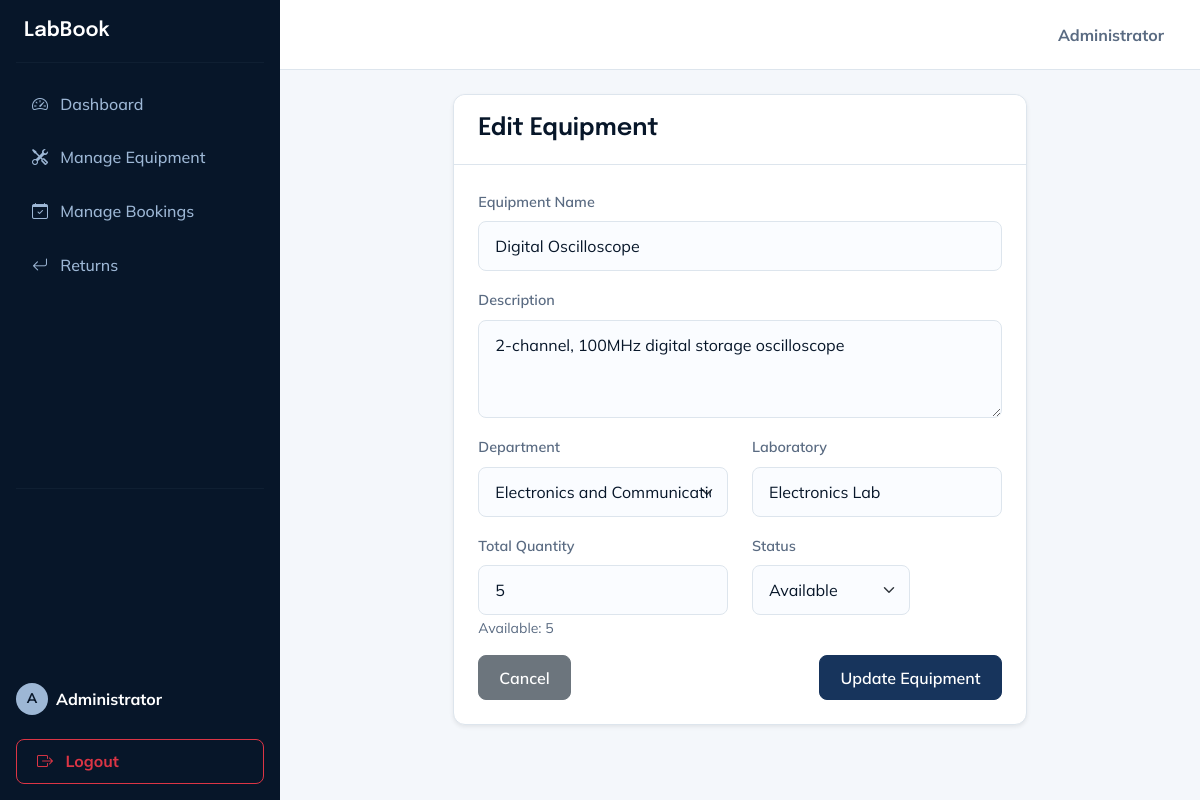
The app's page /admin/equipment/edit/1 (signed in) with its own data.
### tables this page shows
CREATE TABLE equipment (
            id INTEGER PRIMARY KEY AUTOINCREMENT,
            name TEXT NOT NULL,
            description TEXT,
            lab_name TEXT NOT NULL,
            quantity INTEGER NOT NULL,
            available_quantity INTEGER NOT NULL,
            status TEXT NOT NULL DEFAULT 'Available'
        , department TEXT DEFAULT 'Information Technology');

### app.py (the view, shortened to what this page needs)
@app.route('/admin/equipment/edit/<int:id>', methods=['GET', 'POST'])
@admin_required
def edit_equipment(id):
    conn = get_db_connection()
    equipment = conn.execute('SELECT * FROM equipment WHERE id = ?', (id,)).fetchone()
    if not equipment:
        conn.close()
        flash('Equipment not found.', 'danger')
        return redirect(url_for('admin_equipment'))
    conn.close()
    return render_template('admin/edit_equipment.html', equipment=equipment)

### app.py (called while the page is built)
def admin_required(f):
    @wraps(f)
    def decorated_function(*args, **kwargs):
        if 'user_id' not in session or session.get('role') != 'admin':
            flash('Admin access required.', 'danger')
            return redirect(url_for('login'))
        return f(*args, **kwargs)
    return decorated_function

### database.py (called while the page is built)
def get_db_connection():
    conn = sqlite3.connect(DATABASE)
    conn.row_factory = sqlite3.Row
    return conn

### templates/admin/edit_equipment.html (shortened to what this page needs)
{% extends 'base.html' %}
{% block content %}
<div class="row justify-content-center">
    <div class="col-md-8">
        <div class="card shadow-sm">
            <div class="card-header bg-primary text-white">
                <h4 class="mb-0">Edit Equipment</h4>
            </div>
            <div class="card-body p-4">
                <form action="{{ url_for('edit_equipment', id=equipment.id) }}" method="POST">
                    <div class="mb-3">
                        <label for="name" class="form-label">Equipment Name</label>
                        <input type="text" class="form-control" id="name" name="name" value="{{ equipment.name }}" required>
                    </div>
                    <div class="mb-3">
                        <label for="description" class="form-label">Description</label>
                        <textarea class="form-control" id="description" name="description" rows="3">{{ equipment.description }}</textarea>
                    </div>
                    <div class="row mb-3">
                        <div class="col-md-6">
                            <label for="department" class="form-label">Department</label>
                            <select class="form-select" id="department" name="department" required>
                                <option value="Electronics and Communication Engineering" {% if equipment.department == 'Electronics and Communication Engineering' %}selected{% endif %}>Electronics and Communication Engineering</option>
                            </select>
                        </div>
                        <div class="col-md-6">
                            <label for="lab_name" class="form-label">Laboratory</label>
                            <input type="text" class="form-control" id="lab_name" name="lab_name" value="{{ equipment.lab_name }}" required>
                        </div>
                    </div>
                    <div class="row mb-3">
                        <div class="col-md-6">
                            <label for="quantity" class="form-label">Total Quantity</label>
                            <input type="number" class="form-control" id="quantity" name="quantity" min="1" value="{{ equipment.quantity }}" required>
                            <small class="text-muted">Available: {{ equipment.available_quantity }}</small>
                        </div>
                        <div class="col-md-4">
                            <label for="status" class="form-label">Status</label>
                            <select class="form-select" id="status" name="status">
                                <option value="Available" {% if equipment.status == 'Available' %}selected{% endif %}>Available</option>
                            </select>
                        </div>
                    </div>
                    <div class="d-flex justify-content-between">
                        <a href="{{ url_for('admin_equipment') }}" class="btn btn-secondary">Cancel</a>
                        <button type="submit" class="btn btn-primary">Update Equipment</button>
                    </div>
                </form>
            </div>
        </div>
    </div>
</div>
{% endblock %}

### static/css/style.css (style rules this page uses)
:root { --frost-navy: #071629; --deep-winter-blue: #17345C; --icy-steel: #9DB7D5; --frost-mist: #EAF4FF; --snow-white: #FFFFFF; --text-primary: #071629; --text-secondary: #5a6b82; --page-background: #F4F7FB; --border-color: #DDE5ED; --shadow-sm: 0 2px 8px rgba(7, 22, 41, 0.04); --shadow-md: 0 6px 20px rgba(7, 22, 41, 0.08); --shadow-lg: 0 12px 30px rgba(7, 22, 41, 0.12); --radius-sm: 8px; --radius-md: 12px; --radius-lg: 16px; --radius-xl: 24px; }
body { font-family: 'Mulish', sans-serif; background-color: var(--page-background); color: var(--text-primary); margin: 0; overflow-x: hidden; }
h1, h2, h3, h4, h5, h6, .navbar-brand, .branding-text { font-family: 'Epilogue', sans-serif; color: var(--text-primary); font-weight: 600; }
.text-muted, .text-secondary { color: var(--text-secondary) !important; }
.card { background-color: var(--snow-white); border: 1px solid var(--border-color); border-radius: var(--radius-md); box-shadow: var(--shadow-sm); transition: transform 0.2s ease, box-shadow 0.2s ease; margin-bottom: 1.5rem; }
.card-header { background-color: var(--snow-white) !important; border-bottom: 1px solid var(--border-color); color: var(--text-primary) !important; border-top-left-radius: var(--radius-md) !important; border-top-right-radius: var(--radius-md) !important; font-weight: 700; padding: 1.25rem 1.5rem; }
.btn { border-radius: var(--radius-sm); font-weight: 600; padding: 0.6rem 1.25rem; transition: all 0.2s ease-in-out; }
.btn-primary, .btn-success, .btn-info, .btn-dark { background-color: var(--deep-winter-blue) !important; border-color: var(--deep-winter-blue) !important; color: var(--snow-white) !important; }
.form-control, .form-select { border: 1px solid var(--border-color); border-radius: var(--radius-sm); padding: 0.75rem 1rem; background-color: #FAFCFF; color: var(--text-primary); transition: all 0.2s ease; }
.form-label { font-weight: 600; color: var(--text-secondary); margin-bottom: 0.5rem; font-size: 0.9rem; }

### records on screen
equipment: name "Digital Oscilloscope", description "2-channel, 100MHz digital storage oscilloscope", department "Electronics and Communication Engineering", lab_name "Electronics Lab", quantity "5", available_quantity "5", status "Available"

### other values on screen
{{ session.get('name')[:1] | upper }} "A"
{{ session.get('name') }} "Administrator"
